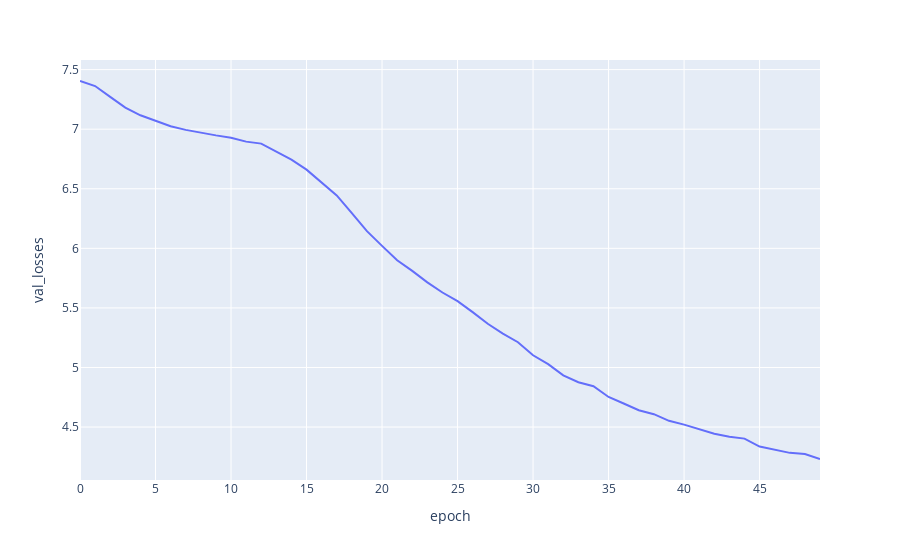

Notebook source saved alongside this figure:
### Code cell
fig = px.line(df_metrics, x="epoch", y="val_losses")
fig.show()
#fig.add_scatter(x=df_metrics['epoch'], y=df_metrics['loss'], mode='lines')

### Figure 1 — Plotly figure (JSON) as saved in the notebook; plotly's stock layout.template omitted (floating-point values rounded to 4 significant figures)
{"data": [{"hovertemplate": "epoch=%{x}<br>val_losses=%{y}<extra></extra>", "legendgroup": "", "line": {"color": "#636efa", "dash": "solid"}, "marker": {"symbol": "circle"}, "mode": "lines", "name": "", "orientation": "v", "showlegend": false, "type": "scatter", "x": [0, 1, 2, 3, 4, 5, 6, 7, 8, 9, 10, 11, 12, 13, 14, 15, 16, 17, 18, 19, 20, 21, 22, 23, 24, 25, 26, 27, 28, 29, 30, 31, 32, 33, 34, 35, 36, 37, 38, 39, 40, 41, 42, 43, 44, 45, 46, 47, 48, 49], "xaxis": "x", "y": [7.404, 7.362, 7.272, 7.181, 7.116, 7.068, 7.025, 6.994, 6.969, 6.948, 6.928, 6.896, 6.879, 6.814, 6.744, 6.661, 6.548, 6.444, 6.296, 6.145, 6.021, 5.9, 5.81, 5.715, 5.629, 5.557, 5.464, 5.367, 5.285, 5.212, 5.102, 5.028, 4.934, 4.876, 4.843, 4.753, 4.698, 4.642, 4.608, 4.553, 4.521, 4.482, 4.444, 4.418, 4.403, 4.337, 4.312, 4.283, 4.274, 4.232], "yaxis": "y"}], "layout": {"legend": {"tracegroupgap": 0}, "margin": {"t": 60}, "xaxis": {"anchor": "y", "domain": [0, 1], "title": {"text": "epoch"}}, "yaxis": {"anchor": "x", "domain": [0, 1], "title": {"text": "val_losses"}}}}
